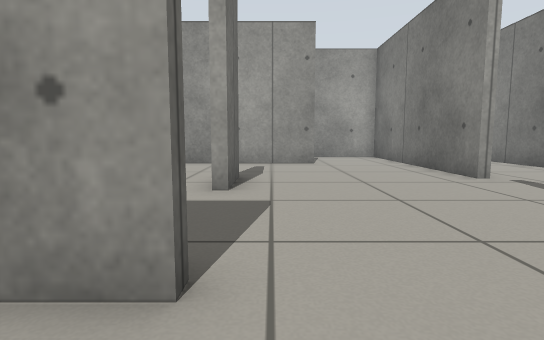
[1] (above)

15 first-person views from a walk through a Gazebo world. The camera is 0.5 m above the floor, tilts 6° down and sees 80° across. The floor is counted in squares, 0.5 m on a side. Each view is taken from the middle of a square. On the plan, view 1 faces up. The plan holds only what a view shows up to about 12 squares ahead; the rest is blank.

[2]
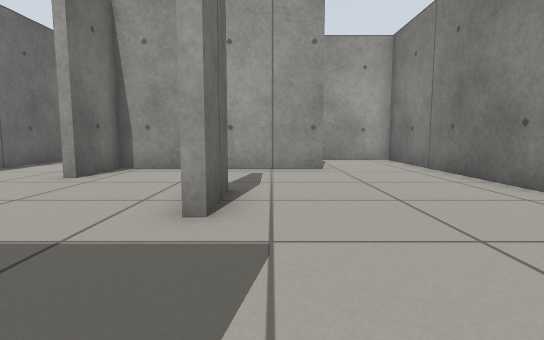

[3]
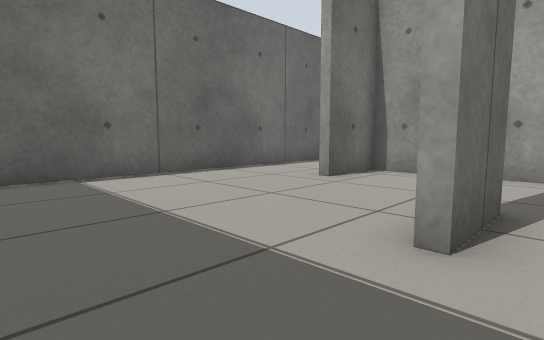

[4]
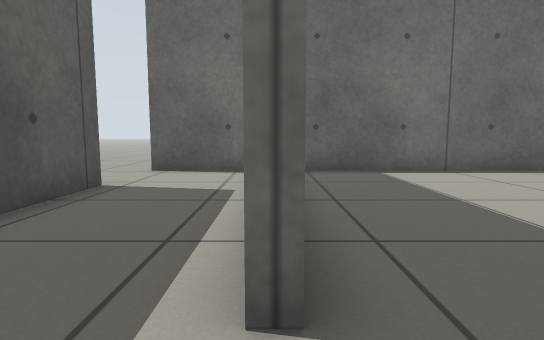

[5]
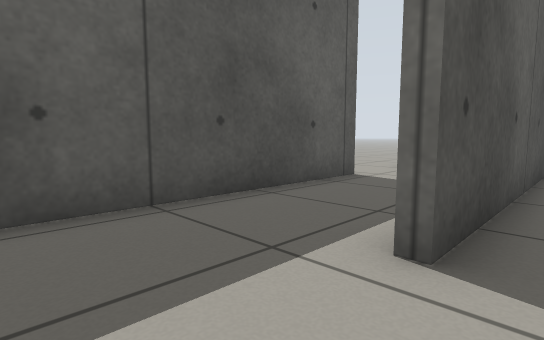

[6]
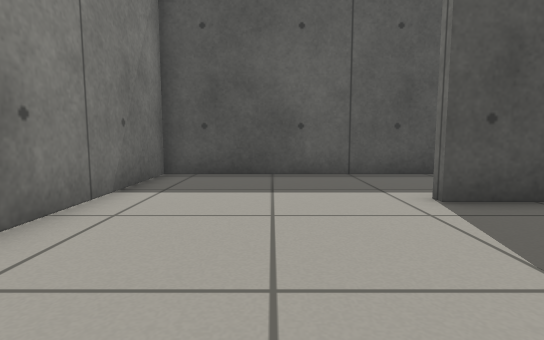

[7]
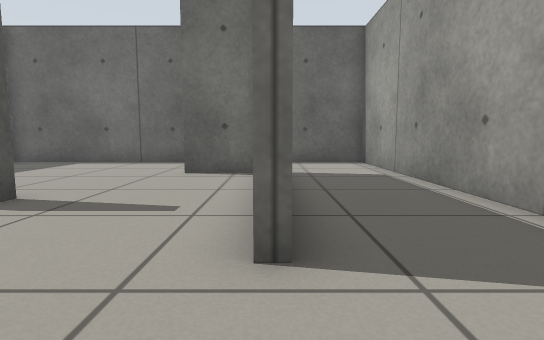

[8]
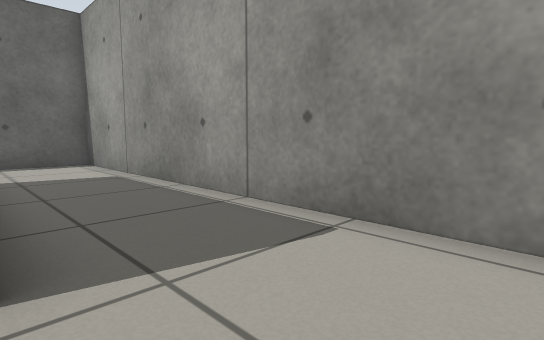

[9]
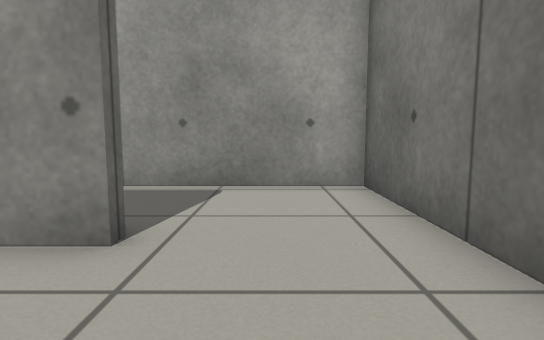

[10]
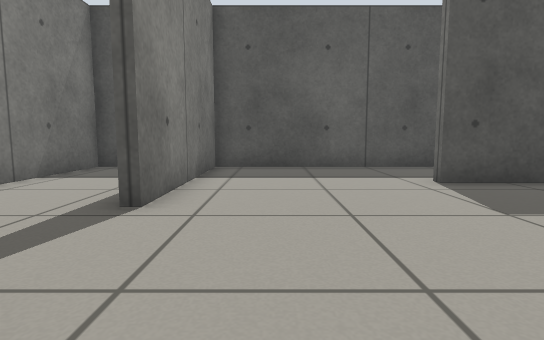

[11]
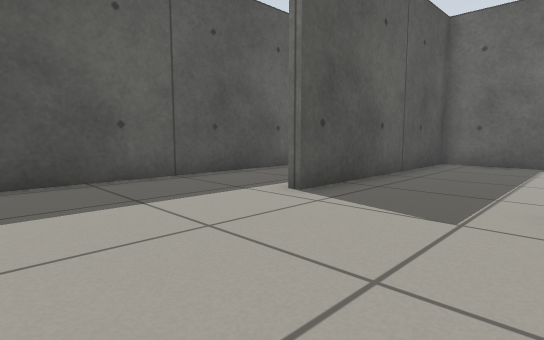

[12]
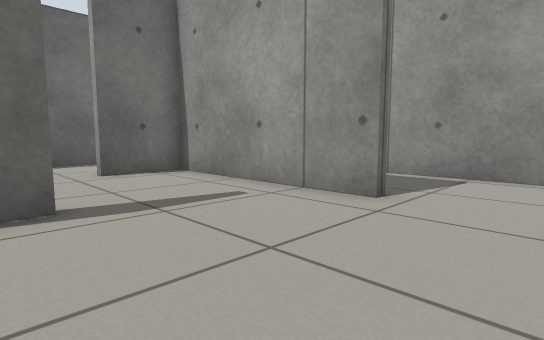

[13]
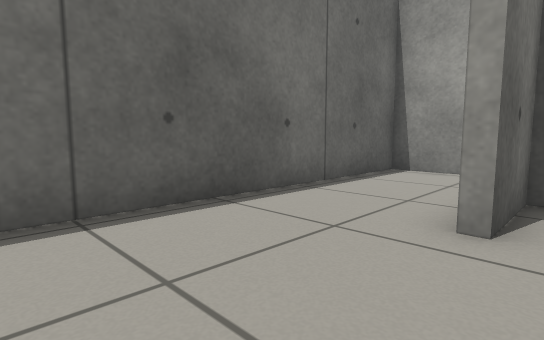

[14]
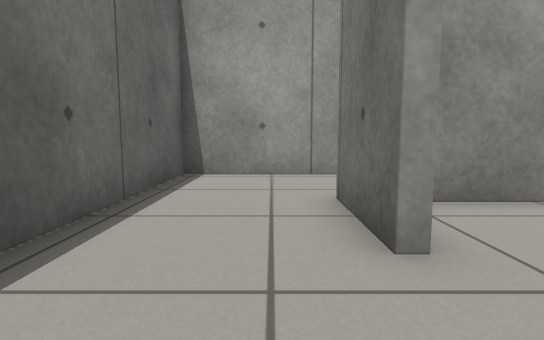

[15]
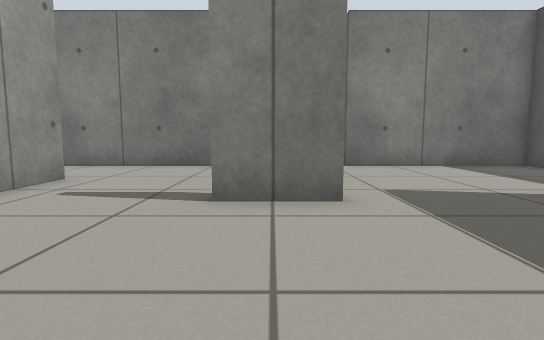

### Floor plan
Points are (right, up) in squares from view 1. A wall is a line through its corners. A room is listed if a view was taken in it or the views show most of it. See-through windows are left out.
Room 1 (views 1, 2, 3, 4, 5, 6, 7, 8, 9, 10, 11, 12, 13, 14, 15)
walls: (-1.1, 5.9) (-1.1, 8); (-0.8, 8) (-0.8, 5.9); (-5, 9.6) (-5, 12.2); (1.5, 12.3) (1.5, 11.9) (-4.7, 11.9) (-4.7, 9.6); (4.8, 7.6) (4.8, 15.4) (-8.3, 15.4) (-8.3, 2.2) (-0.6, 2.2) (-0.6, 1.9) (-1.7, 1.9); (-8.3, 1.2) (-8.3, -1.5); (-5.6, -1.5) (4.8, -1.5) (4.8, 4.5)
ways out: opening at (-8, -2.5); opening at (5, 6)

Positions as (right, up) in squares from view 1, and headings:
1: (0, 0), facing up
2: (0, 2), facing up
3: (0, 3), facing up-left
4: (1, 2), facing left
5: (2, 3), facing down-left
6: (2, 7), facing down
7: (4, 12), facing left
8: (4, 12), facing up-left
9: (3, 9), facing up
10: (3, 9), facing down
11: (4, 6), facing down-left
12: (4, 7), facing up-left
13: (-4, 6), facing up-left
14: (-6, 7), facing up
15: (-6, 7), facing right
